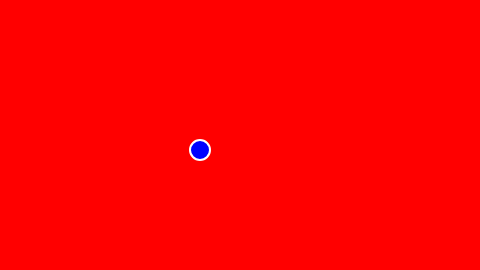
Frame 1 (no input)
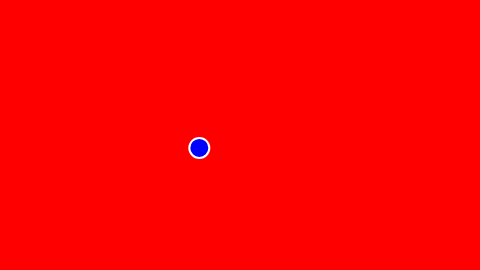
Frame 60 (no input)
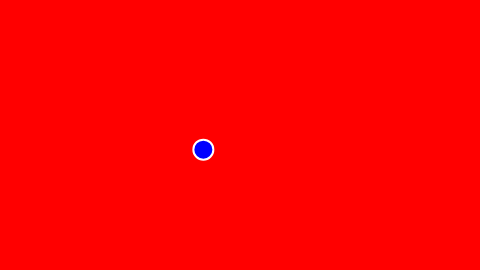
Frame 120 (the mouse pressed at the canvas centre since frame 60)

The p5.js sketch that drew these frames (run headless with seeded random() and noise() and a simulated clock; from frame 60 on, the mouse is pressed at the canvas centre):

// p5.js sketch
// ── sketch.js
// Example 3-1: Object literals
// A very similar example is described in this video tutorial:
//https://www.youtube.com/watch?v=QoFWCPVpWUE&list=PLRqwX-V7Uu6Zy51Q-x9tMWIv9cueOFTFA&index=19


function setup() {
  createCanvas(480, 270);
  stroke(0);
  fill(0,0,255);
}

function draw() {
  background(255,0,0);
  bubble.display(); //call the function display from the bubble OBJECT
  bubble.move(); // call the function move from the bubble object.
}

//THIS IS AN OBJECT LITERAL CALLED BUBBLE
//in javascript an object is declared as a var. It is a collection of
//data and functions all grouped together in a block of code.
//It can be written in two ways. This is one of them:

var bubble = {
  //object literals are like lists
  //they can contain data using this syntax:
  x: 200,
  y: 150,

  //they can also contain functions declared with a similar syntax...
  display: function(){
    stroke(255);
    strokeWeight(2);
    ellipse(this.x,this.y,20,20); //this.variable name is used...

  }, // also notice that each thing in the list is separated with a comma
  //here is another function
  move: function(){
    this.x=this.x + random(-1,1);
    this.y=this.y + random(-1,1);

  }

}
